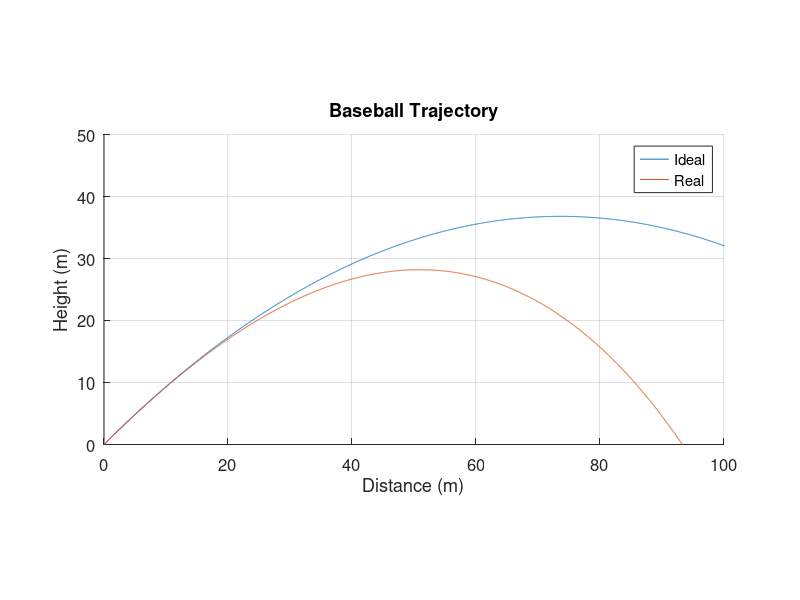
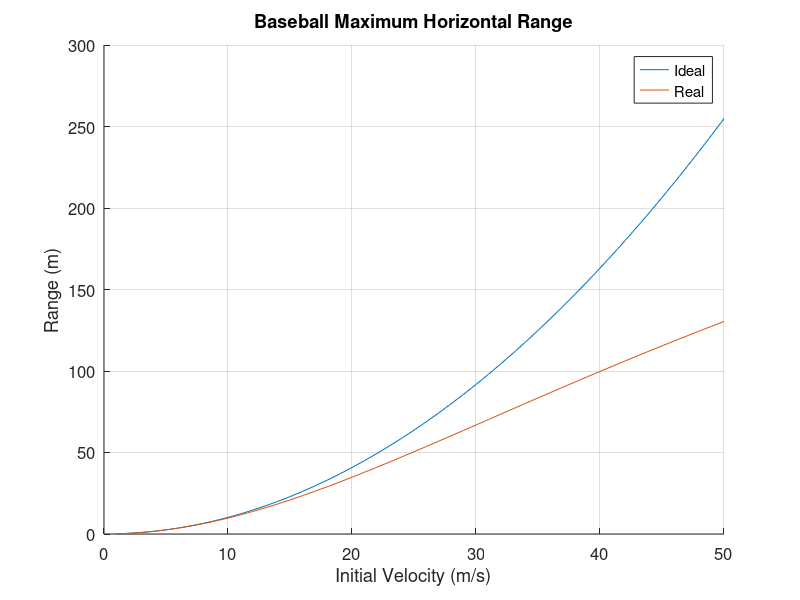

The MATLAB source for these figures, in order:
clear
close all

dt = 0.001;
t_f = 5;
n = t_f/dt;

g = 9.81;
rho = 1.29;
m = 0.149;
D = 0.0737;
A = pi*(D/2)^2;
c_d = 0.3;

%%
v_0 = 38;
theta_0 = 45;

v_x = [v_0*cosd(theta_0) zeros(1,n)];
v_y = [v_0*sind(theta_0) zeros(1,n)];

p_x = [zeros(1,n+1)];
p_y = [zeros(1,n+1)];

for i = 1:n
    p_x(i+1) = p_x(i) + v_x(i)*dt;
    p_y(i+1) = p_y(i) + v_y(i)*dt;

    F_d = 0.5*rho*(v_x(i)^2+v_y(i)^2)*c_d*A;
    theta = atan(v_y(i)/v_x(i));

    v_x(i+1) = v_x(i) - F_d/m*cos(theta)*dt;
    v_y(i+1) = v_y(i) - g*dt - F_d/m*sin(theta)*dt;
end

t = 0:dt:t_f;
s_x = v_0*cosd(theta_0)*t;
s_y = v_0*sind(theta_0)*t - 0.5*g*t.^2;

figure(1)
clf
hold on
plot(s_x,s_y)
plot(p_x,p_y)

grid on
axis equal
axis([0 100 0 50])
title('Baseball Trajectory')
xlabel('Distance (m)')
ylabel('Height (m)')
legend('Ideal','Real')
set(gca,'Fontsize',12)

%%
t_f = 10;
n = t_f/dt;

v_ = 1:1:50;
p_ = zeros(1,length(v_));

for j = 1:length(v_)
    v_0 = v_(j);
    theta_0 = 45;
    
    v_x = [v_0*cosd(theta_0) zeros(1,n)];
    v_y = [v_0*sind(theta_0) zeros(1,n)];
    
    p_x = [zeros(1,n+1)];
    p_y = [zeros(1,n+1)];
    
    for i = 1:n
        p_x(i+1) = p_x(i) + v_x(i)*dt;
        p_y(i+1) = p_y(i) + v_y(i)*dt;

        if p_y(i) < 0
            break
        end
    
        F_d = 0.5*rho*(v_x(i)^2+v_y(i)^2)*c_d*A;
        theta = atan(v_y(i)/v_x(i));
    
        v_x(i+1) = v_x(i) - F_d/m*cos(theta)*dt;
        v_y(i+1) = v_y(i) - g*dt - F_d/m*sin(theta)*dt;

    end

    p_(j) = p_x(i);
end

% coefs = polyfit(v_,p_,4);
% q = polyval(coefs,v_);

figure(2)
clf
hold on
plot(v_,v_.^2/g)
plot(v_,p_)
% plot(v_,q)

grid on
title('Baseball Maximum Horizontal Range')
xlabel('Initial Velocity (m/s)')
ylabel('Range (m)')
legend('Ideal','Real')
set(gca,'Fontsize',12)